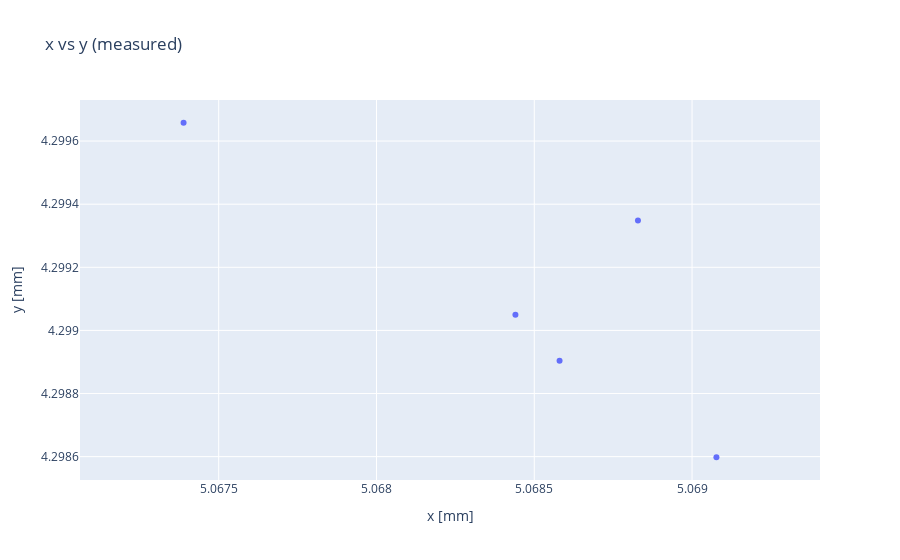

Notebook code cell kept with this figure:
### Code cell
a = 0
b = 1

measured2D = go.Scatter(x=locpred[:,a], y=locpred[:,b], mode='markers')
layout = go.Layout(title='x vs y (measured)')
fig2 = go.Figure(data=[measured2D], layout=layout)
fig2.update_layout(
    xaxis_title="x [mm]",
    yaxis_title="y [mm]"
)
fig2.update_yaxes(scaleanchor='x')
fig2.show()

print(locpred)
print(anglepred)

### Figure 1 — Plotly figure (JSON) as saved in the notebook; plotly's stock layout.template omitted (floating-point values rounded to 4 significant figures)
{"data": [{"mode": "markers", "type": "scatter", "x": [5.068, 5.069, 5.067, 5.069, 5.069], "y": [4.299, 4.299, 4.3, 4.299, 4.299]}], "layout": {"title": {"text": "x vs y (measured)"}, "xaxis": {"title": {"text": "x [mm]"}}, "yaxis": {"scaleanchor": "x", "title": {"text": "y [mm]"}}}}
